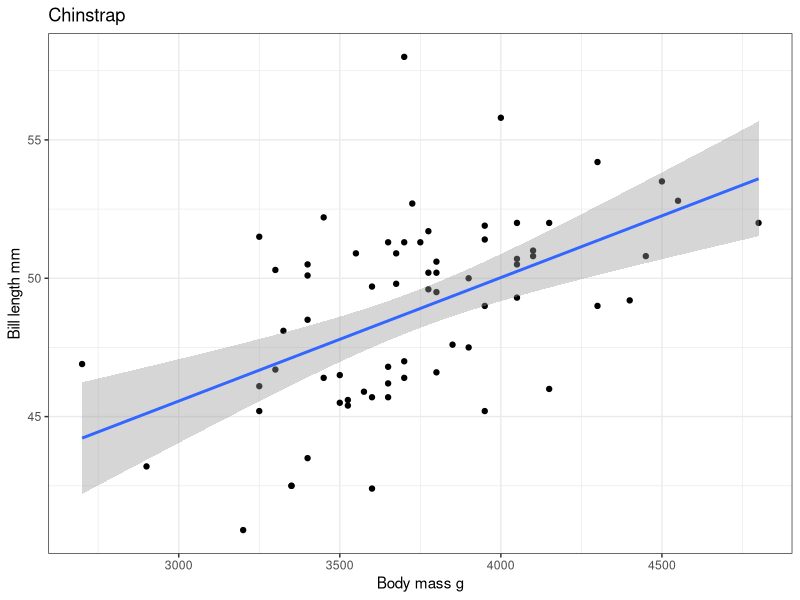
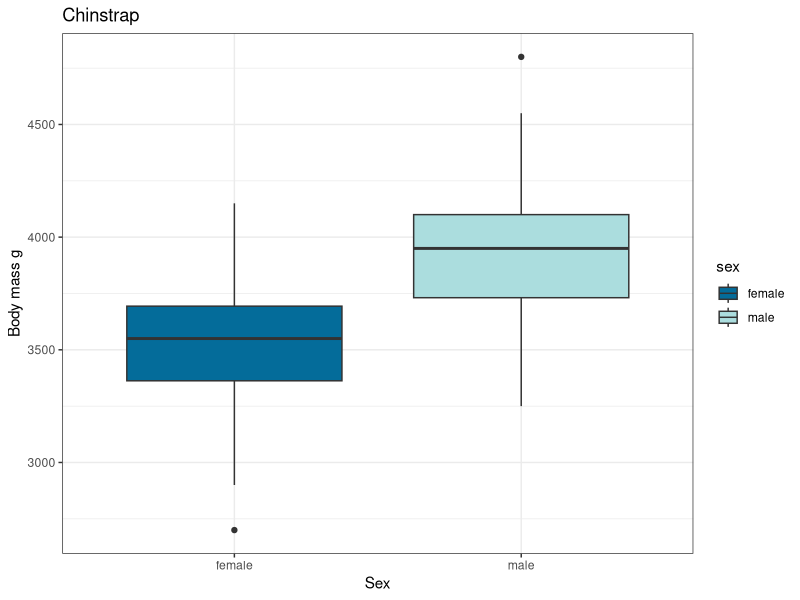

Generate these figures, in order, with R:
#silly little code
library(palmerpenguins)
library(tidyverse)

View(penguins)

penguins |> 
  filter(species == "Chinstrap") |> 
  ggplot(aes(x = body_mass_g, y = bill_length_mm)) +
  geom_point() +
  geom_smooth(method = "lm") +
  labs(x = "Body mass g", y = "Bill length mm", title = "Chinstrap") +
  theme_bw()


penguins |> 
  filter(species == "Chinstrap") |> 
  ggplot(aes(x = sex, y = body_mass_g, fill = sex)) +
  geom_boxplot() +
  labs(x = "Sex", y = "Body mass g", title = "Chinstrap") +
  theme_bw() +
  scale_fill_manual(values = c("#046C9A", "#ABDDDE")) 
